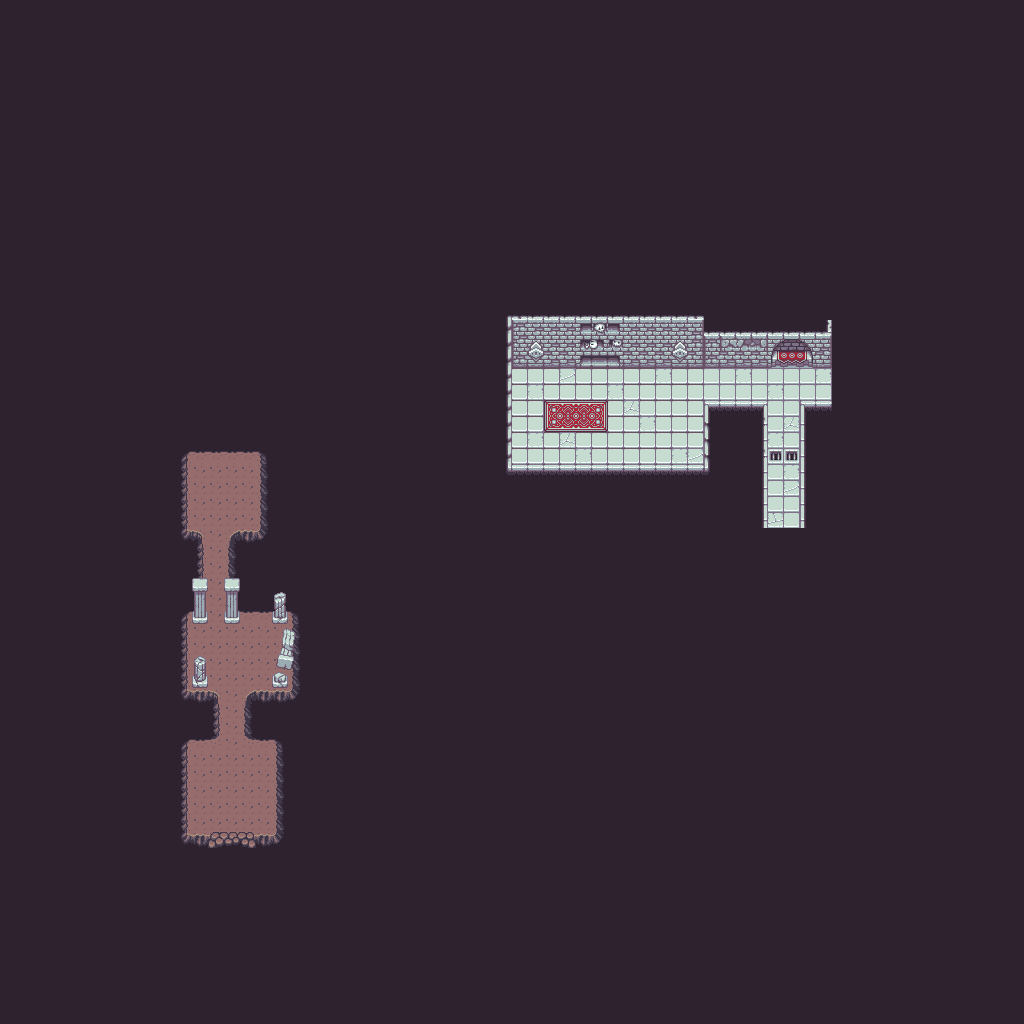

This game map was drawn from its Tiled (.tmx) file and the tilesets committed beside it. A one-line description and the trimmed map source follow:
An orthogonal 64x64 tile map with 16x16 px tiles, 10 tile layers (Tile Layer 1, behind wall, floor, wall, ...), 4 tilesets and 20 objects (interior_entry, interior_exit).

<map version="1.10" tiledversion="1.12.1" orientation="orthogonal" renderorder="right-down" width="64" height="64" tilewidth="16" tileheight="16" infinite="0" nextlayerid="14" nextobjectid="24">
 <tileset firstgid="1" source="../tilesets/Cave Tiles 1.0.tsx" />
 <tileset firstgid="1055" source="Crypt Objects.tsx" />
 <tileset firstgid="1811" source="../tilesets/Crypt Walls.tsx" />
 <tileset firstgid="2567" source="../tilesets/Crypt Floors.tsx" />
 <layer id="1" name="Tile Layer 1" width="64" height="64">
  <data>[4096 cells, 3708 non-empty, 1 distinct tile ids]</data>
 </layer>
 <layer id="6" name="behind wall" width="64" height="64">
  <data>[4096 cells, 18 non-empty, 9 distinct tile ids]</data>
 </layer>
 <layer id="4" name="floor" width="64" height="64">
  <data>[4096 cells, 4096 non-empty, 21 distinct tile ids]</data>
 </layer>
 <layer id="5" name="wall" width="64" height="64">
  <data>[4096 cells, 3 non-empty, 3 distinct tile ids]</data>
 </layer>
 <layer id="7" name="props_low" width="64" height="64">
  <data>[4096 cells, 17 non-empty, 14 distinct tile ids]</data>
 </layer>
 <layer id="8" name="props_mid" width="64" height="64">
  <data>[4096 cells, 0 non-empty, 0 distinct tile ids]</data>
 </layer>
 <layer id="9" name="props_mid_two" width="64" height="64">
  <data>[4096 cells, 0 non-empty, 0 distinct tile ids]</data>
 </layer>
 <layer id="10" name="props_mid_three" width="64" height="64">
  <data>[4096 cells, 100 non-empty, 35 distinct tile ids]</data>
 </layer>
 <layer id="11" name="carpet" width="64" height="64">
  <data>[4096 cells, 31 non-empty, 15 distinct tile ids]</data>
 </layer>
 <layer id="12" name="props_high" width="64" height="64">
  <data>[4096 cells, 0 non-empty, 0 distinct tile ids]</data>
 </layer>
 <objectgroup id="12" name="objects">
  <object id="22" name="entry" type="interior_entry" x="225.924" y="817.042" width="11" height="11.25">
   <properties>
    <property name="uid" value="743c7368-04ec-4f14-beb4-2ce35754c059" />
   </properties>
  </object>
  <object id="23" name="exit" type="interior_exit" x="225" y="833" width="14" height="14">
   <properties>
    <property name="uid" value="275edec2-683b-4841-8587-27f60f96e54c" />
   </properties>
  </object>
 </objectgroup>
 <objectgroup id="13" name="COLLISION">
  <object id="1" x="157.333" y="738.333" width="31" height="103.667" />
  <object id="2" x="153.667" y="599" width="35.3333" height="102" />
  <object id="3" x="136.333" y="408.667" width="50.6667" height="127.667" />
  <object id="4" x="144.667" y="407.333" width="136.333" height="45" />
  <object id="5" x="260.333" y="429" width="55.6667" height="143.667" />
  <object id="6" x="231.667" y="531" width="74" height="78.3333" />
  <object id="7" x="224.333" y="588.667" width="14" height="32.6667" />
  <object id="8" x="273" y="597.667" width="13.3333" height="23.3333" />
  <object id="9" x="164.333" y="530.667" width="39.6667" height="90" />
  <object id="12" x="196.333" y="672" width="7.66667" height="11.3333" />
  <object id="13" x="179" y="688.667" width="40" height="51.3333" />
  <object id="14" x="245.667" y="688.667" width="52.6667" height="50.3333" />
  <object id="15" x="291" y="595.667" width="22" height="99.6667" />
  <object id="16" x="277" y="653.667" width="18.3333" height="11.6667" />
  <object id="17" x="284.667" y="629.333" width="9" height="34.6667" />
  <object id="18" x="274" y="673" width="12.6667" height="11.3333" />
  <object id="19" x="275" y="737.333" width="36.6667" height="113.333" />
  <object id="21" x="165.333" y="838.364" width="123.667" height="42.3333" />
 </objectgroup>
</map>
